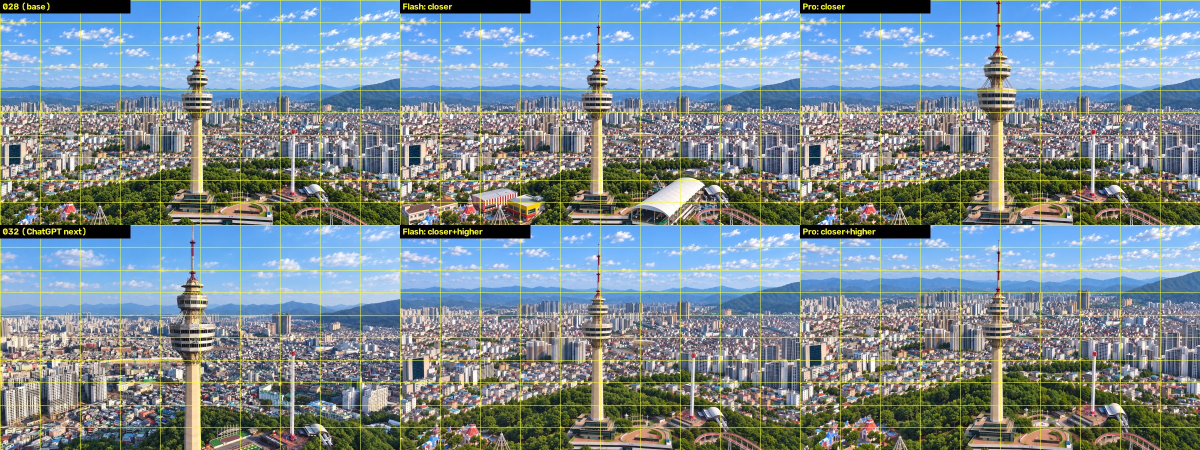
#> input picture work/imgtest/compare_028.jpg, 2400 x 900 px (shown at 1/2 size)
$ python -i harmonize_bg.py   (imports and definitions only)
#> lines starting #> are read from the running program, lines starting #| are printed output that depends on the picture; after the words box and inside, x2 and y2 are one past the last pixel; in counts of white or black regions, pixels touching at a corner belong together
#> further down, picture is the input picture: shape (900, 2400, 3); mean B, G, R 151.2, 141.8, 125
"""끝 키프레임의 배경을 시작 키프레임 배경으로 맞춘다(타워는 끝 키프레임 그대로).

시작·끝 원본 이미지가 같은 장소를 세부가 다르게 그린 경우, 영상 모델이 비행 중에 세부를 바꿔 그려
"건물이 생겨나는" 느낌이 생긴다. 먼 배경은 카메라가 다가가도 거의 평면처럼 움직이므로,
시작 이미지를 호모그래피로 끝 시점에 맞춰 변형해 배경으로 쓰고 그 위에 끝 이미지의 타워만 얹는다.

사용: python3 work/scripts/harmonize_bg.py <시작.png> <끝.png> <출력.png> [--debug 폴더]
"""
import argparse
import os

import cv2
import numpy as np


def tower_mask(img, x0=0.30, x1=0.70):
    """GrabCut으로 화면 가운데 타워를 분리(1=타워)."""
#> called with x0 = 0.3, x1 = 0.7
    h, w = img.shape[:2]
#> h = 900; w = 2400
    mask = np.full((h, w), cv2.GC_BGD, np.uint8)
    mask[:, int(w * x0):int(w * x1)] = cv2.GC_PR_BGD
    # 타워 축 근처는 '아마 타워'로 시작
    b, g, r = [img[..., i].astype(int) for i in range(3)]
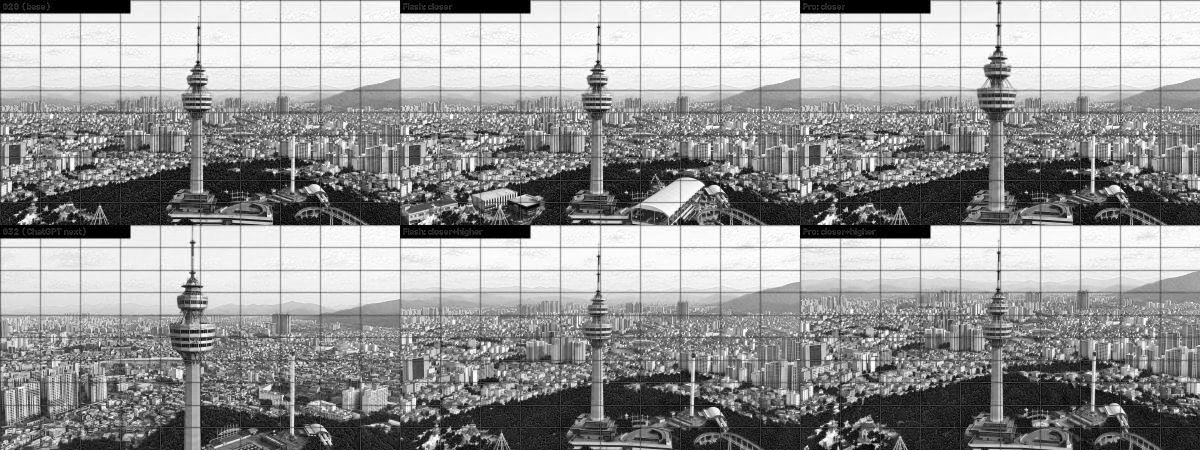
#> b: shape (900, 2400) int64 (shown at 1/2 size); min 0, max 255, mean 151.2
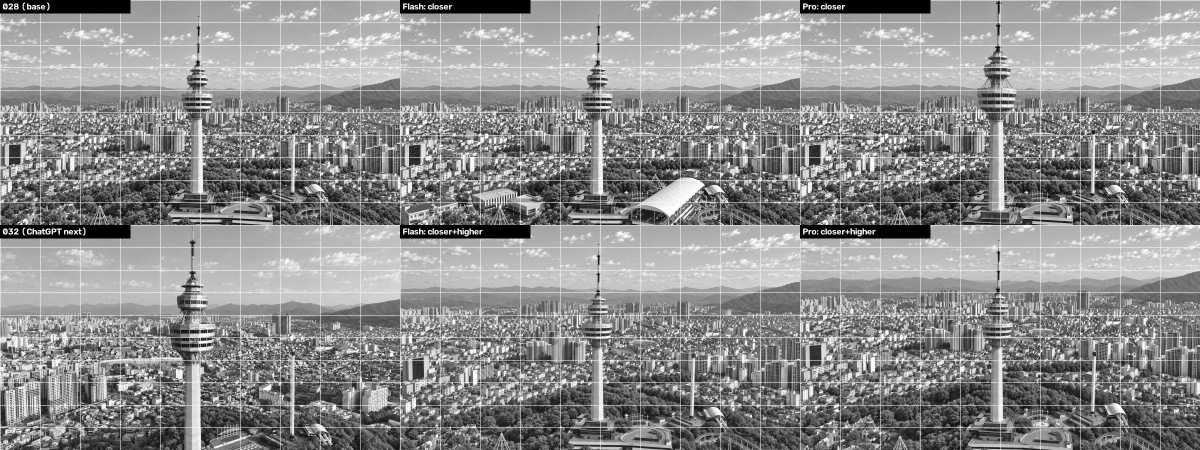
#> g: shape (900, 2400) int64 (shown at 1/2 size); min 0, max 255, mean 141.8
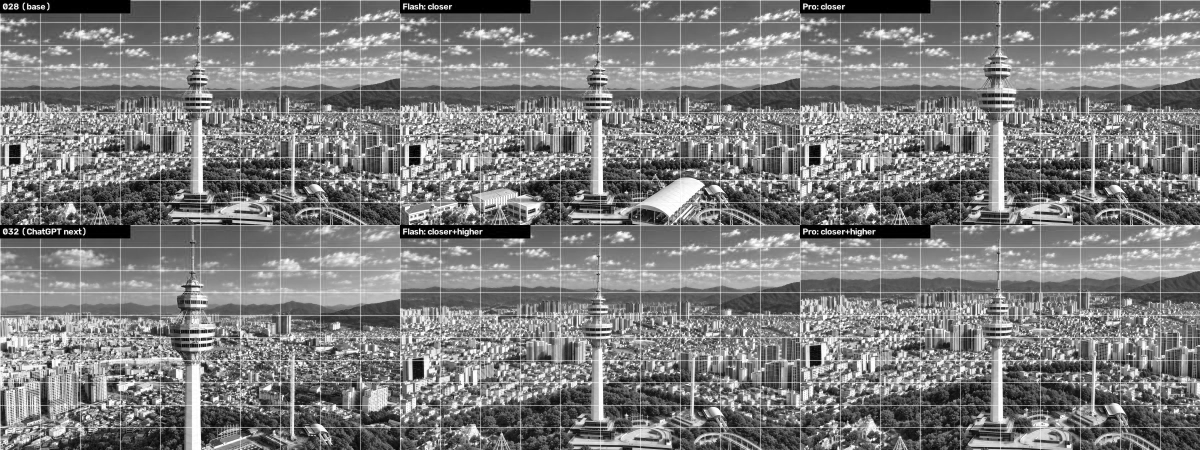
#> r: shape (900, 2400) int64 (shown at 1/2 size); min 0, max 255, mean 125
    sky = (b > r + 25) & (b > 110)
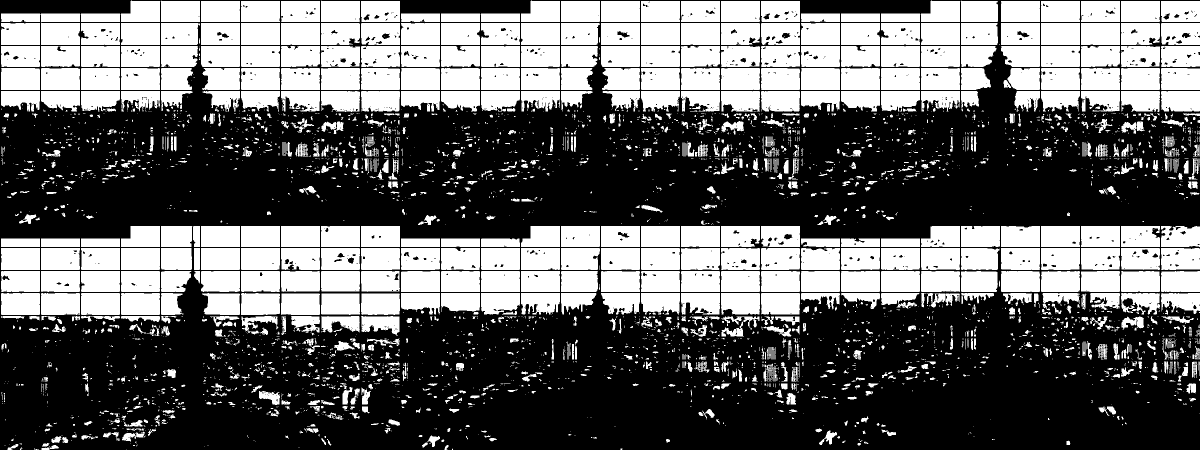
#> sky: shape (900, 2400) bool (shown at 1/2 size); 40.5% white; 4243 white regions (3023 under 20 px), largest, box (x1, y1, x2, y2) and area: (482, 46, 560, 90) 3432, (1282, 46, 1360, 90) 3432, (2082, 46, 2160, 90) 3432
    cx = w // 2
#> cx = 1200
    cols = img[:, int(w * 0.40):int(w * 0.60)]
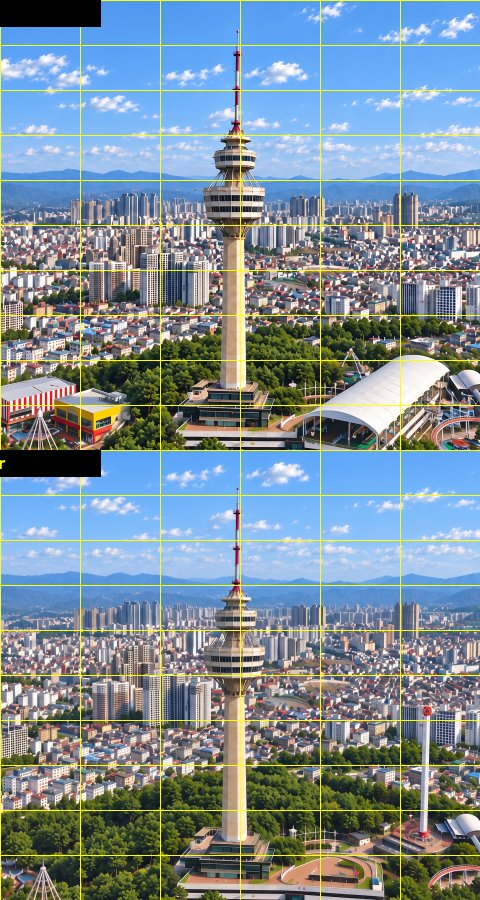
#> cols: shape (900, 480, 3); mean B, G, R 152.8, 142.6, 125.5
    mask[:, int(w * 0.44):int(w * 0.56)] = cv2.GC_PR_FGD
    mask[sky] = cv2.GC_BGD
    bgd, fgd = np.zeros((1, 65), np.float64), np.zeros((1, 65), np.float64)
    cv2.grabCut(img, mask, None, bgd, fgd, 6, cv2.GC_INIT_WITH_MASK)
    m = np.where((mask == cv2.GC_FGD) | (mask == cv2.GC_PR_FGD), 1, 0).astype(np.uint8)
    # 가장 큰 연결 성분(타워)만 남김
    n, lab, stats, _ = cv2.connectedComponentsWithStats(m, 8)
    if n > 1:
        k = 1 + int(np.argmax(stats[1:, cv2.CC_STAT_AREA]))
        m = (lab == k).astype(np.uint8)
    m = cv2.morphologyEx(m, cv2.MORPH_CLOSE, np.ones((5, 5), np.uint8))
    return m


# [71 lines left out: functions bg_homography, tower_union, main, not called in this run]


# [2 lines not run here, left out]

>>> import cv2
>>> picture = cv2.imread('../imgtest/compare_028.jpg')
>>> result = tower_mask(picture)
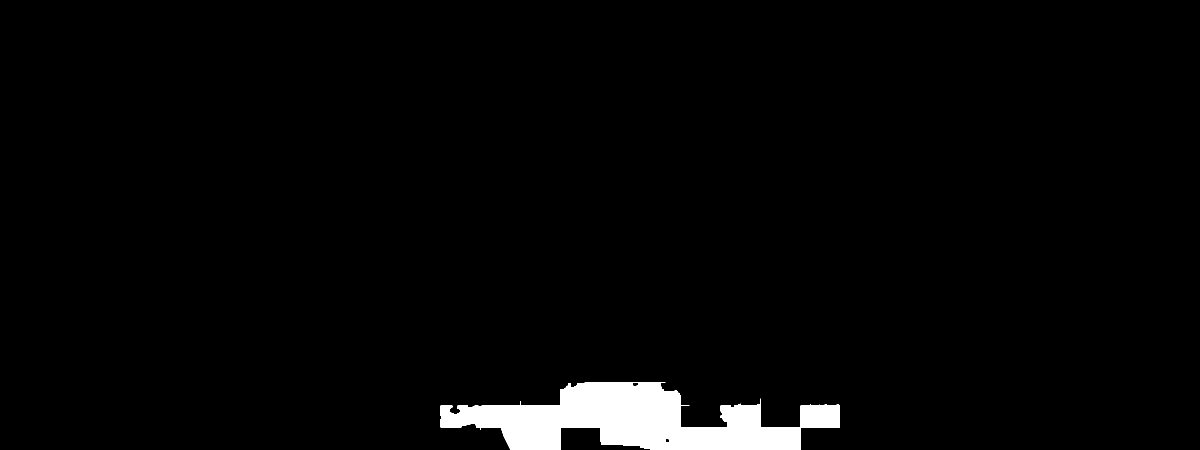
#> result: shape (900, 2400) (shown at 1/2 size); values 0 (black) and 1 (white), 2.8% white; 1 white region, box (x1, y1, x2, y2) and area: (881, 764, 1680, 900) 60151
